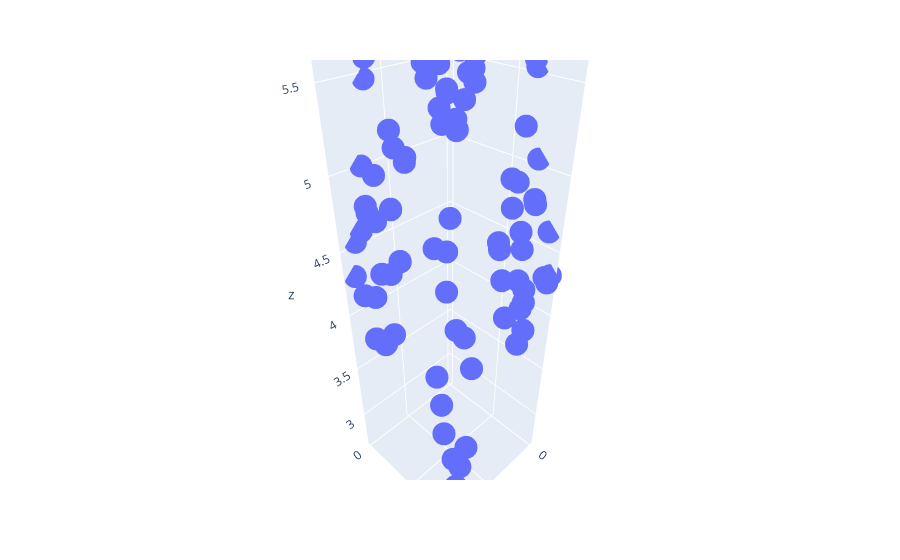

The code cell stored with this chart in its notebook:
### Code cell
ex.scatter_3d(x=wholefront.population.objectives[:,0],y=wholefront.population.objectives[:,1],z=wholefront.population.objectives[:,2])
